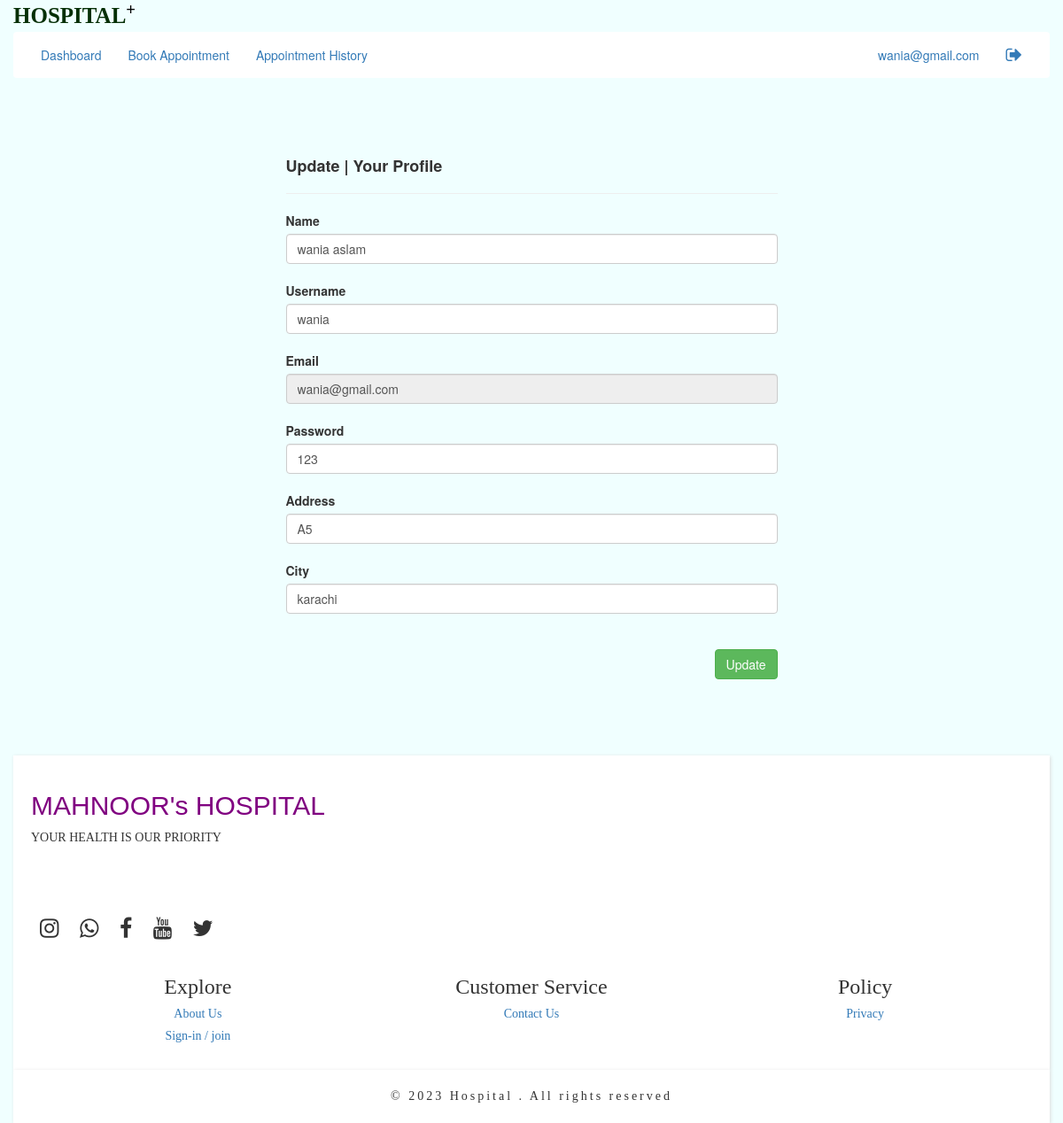
Screenshot of /myprofile.php (signed in) with the database file from the repository.
### tables this page shows
CREATE TABLE `registration` (
  `id` int(11) NOT NULL,
  `fullname` varchar(50) NOT NULL,
  `email` varchar(100) NOT NULL,
  `username` varchar(20) NOT NULL,
  `password` varchar(12) NOT NULL,
  `gender` varchar(10) NOT NULL,
  `address` varchar(500) NOT NULL,
  `city` varchar(50) NOT NULL
);

### myprofile.php (the view)
<?php  include("patientheader.php")   ?>
<br><br>
<div class="col col-lg-3"></div>
<div class="col col-lg-6" >
<br>
<h4><b>Update | Your Profile</b> </h4>
<hr>
<?php
     include("connection.php");
     $user=$_SESSION['user'];
     $sql="SELECT * FROM registration WHERE email='$user' ";
     $result=mysqli_query($conn,$sql);
     $row=mysqli_fetch_assoc($result);
     if(mysqli_num_rows($result)>0){
?>
<form action="profileupdate.php" method="post">
<label for="">Name</label><br>
<input type="text" name="name" id="" value="<?php  echo $row['fullname'];  ?>" class="form-control"> <br>
<label for="">Username</label><br>
<input type="text" name="user" id="" value="<?php  echo $row['username'];  ?>" class="form-control"> <br>
<label for="">Email </label>
<input type="text" name="email" id="" value="<?php  echo $row['email'];  ?>" readonly="readonly" class="form-control">  <br>
<label for="">Password</label>
<input type="text" name="password" id="" value="<?php  echo $row['password'];  ?>" class="form-control">  <br>
<label for="">Address</label>
<input type="text" name="address" id="" value="<?php  echo $row['address'];  ?>"  class="form-control"> <br>
<label for="">City</label>
<input type="text" name="city" id="" value="<?php  echo $row['city'];  ?>"  class="form-control"> <br>
<br>
<input type="submit" value="Update " name="submit" class="btn btn-success pull-right">
<br>
<br><br>
<?php    }  ?>
</form>
</div>
<div class="col col-lg-3"></div>
<?php  include("footer.php")   ?>

### rows the page displays
registration: name "wania aslam", user "wania", email "wania@gmail.com", password "123", address "A5", city "karachi"

### other values shown
$_SESSION['user'] "wania@gmail.com"
